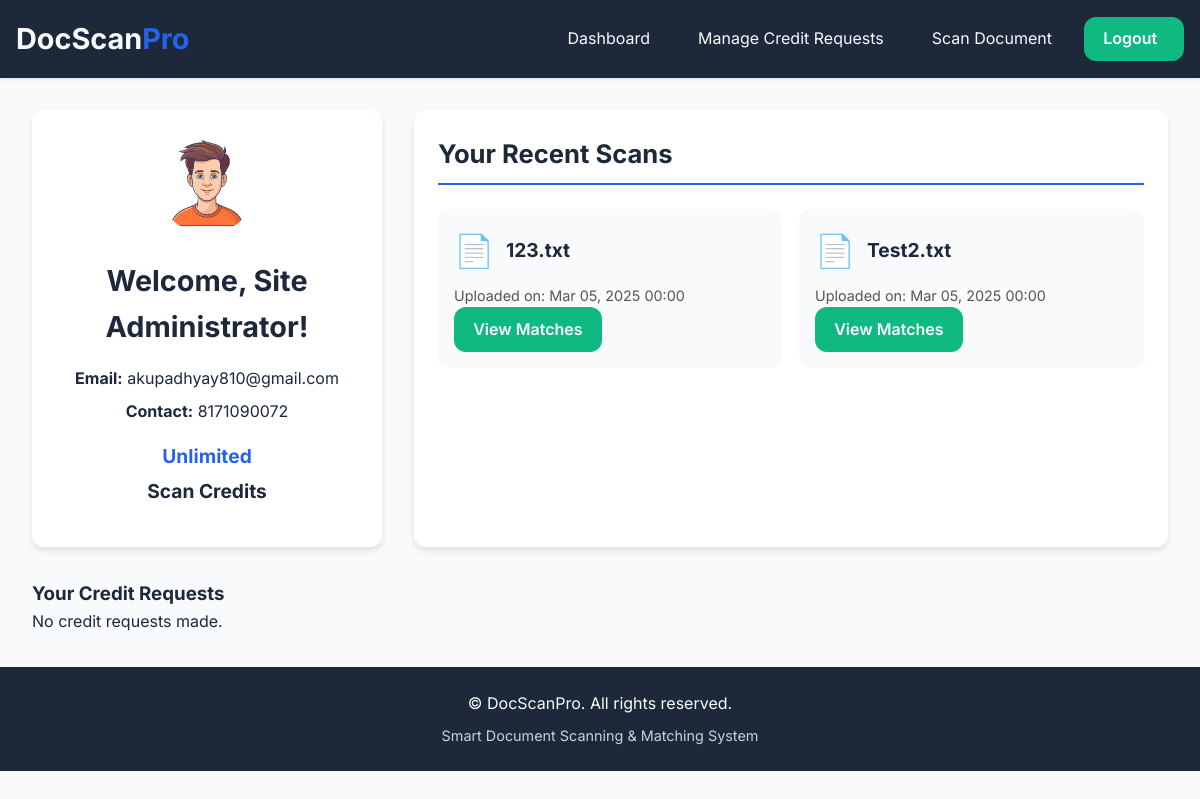
The page /profile (signed in) on the database as committed earlier.
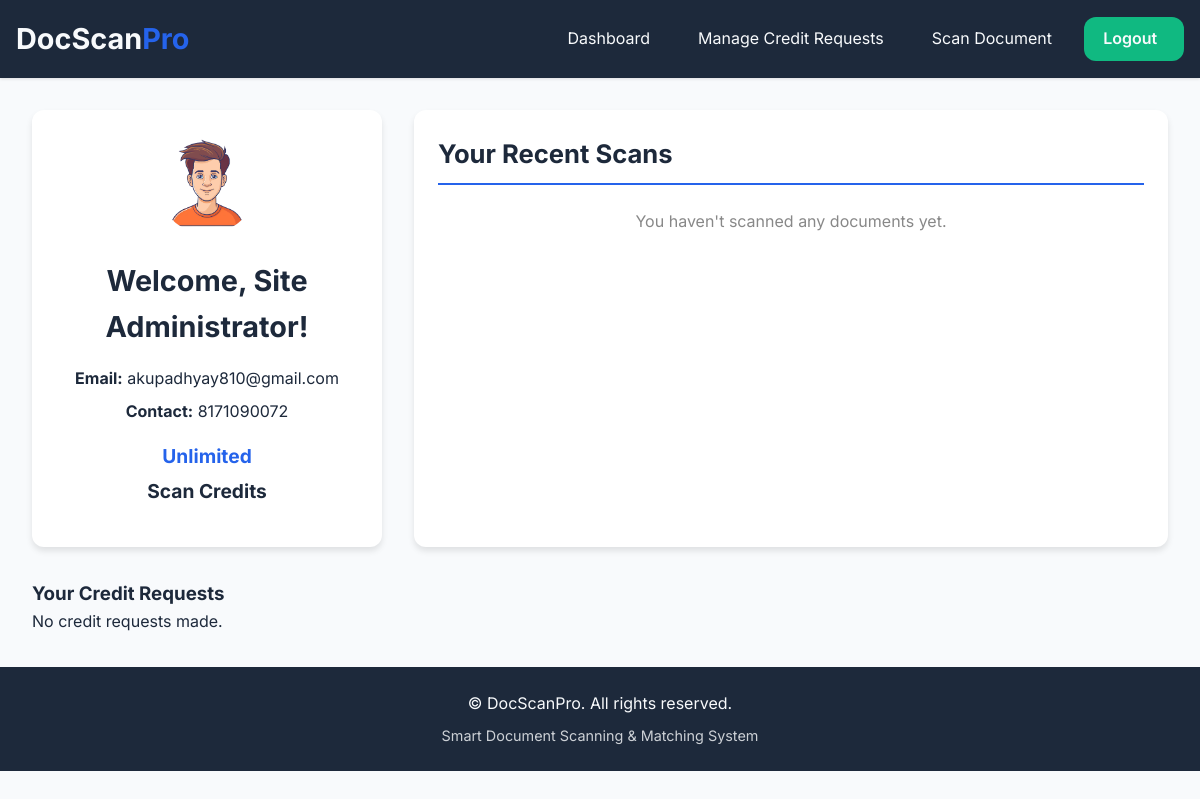
The same page on the database as committed later.
### tables this page shows
CREATE TABLE documents (
            id INTEGER PRIMARY KEY AUTOINCREMENT,
            user_id INTEGER NOT NULL,
            filename TEXT NOT NULL,
            original_filename TEXT,
            content TEXT NOT NULL,
            upload_date DATETIME DEFAULT CURRENT_TIMESTAMP,
            FOREIGN KEY (user_id) REFERENCES users (id) ON DELETE CASCADE
        );

### blueprints/documents.py (the view)
@doc_bp.route('/profile')
def profile():
    if 'user_id' not in session:
        flash('Please log in to access your profile.', 'error')
        return redirect('/auth/login')
    conn = get_db_connection()
    cursor = conn.cursor()
    cursor.execute('SELECT * FROM users WHERE id = ?', (session['user_id'],))
    user = cursor.fetchone()
    cursor.execute('SELECT * FROM documents WHERE user_id = ? ORDER BY upload_date DESC', (session['user_id'],))
    documents = cursor.fetchall()
    cursor.execute('SELECT * FROM credit_requests WHERE user_id = ? ORDER BY request_date DESC', (session['user_id'],))
    credit_requests = cursor.fetchall()
    conn.close()
    return render_template('profile.html', user=user, documents=documents, credit_requests=credit_requests)

### app.py (called while the page is built)
@app.template_filter('file_icon')
def file_icon_filter(filename):
    ext = filename.split('.')[-1].lower()
    icons = {
        'txt': '📄', 'csv': '📊', 'doc': '📑', 'docx': '📑', 'pdf': '📘'
    }
    return icons.get(ext, '📁')

@app.template_filter('datetimeformat')
def datetime_format(value, format='%b %d, %Y %H:%M'):
    if not value:
        return ""
    if isinstance(value, str):
        try:
            value = datetime.fromisoformat(value)
        except Exception:
            return value
    return value.strftime(format)

@app.after_request
def add_security_headers(response):
    response.headers['Strict-Transport-Security'] = 'max-age=31536000; includeSubDomains'
    response.headers['X-Content-Type-Options'] = 'nosniff'
    response.headers['X-Frame-Options'] = 'DENY'
    response.headers['X-XSS-Protection'] = '1; mode=block'
    response.headers['Content-Security-Policy'] = "default-src 'self' 'unsafe-inline' https://fonts.googleapis.com https://fonts.gstatic.com"
    return response

### blueprints/documents.py (called while the page is built)
def get_db_connection():
    conn = sqlite3.connect('database.db')
    conn.row_factory = sqlite3.Row
    return conn

### templates/profile.html (shortened to what this page needs)
{% extends "base.html" %}
{% block content %}
<div class="profile-dashboard fade-in">
  <div class="user-card card">
    <div class="user-header">
      {% if user.gender == 'male' %}
        <img src="{{ url_for('static', filename='maleAvtar.png') }}" alt="Male Avatar" class="avatar">
      {% elif user.gender == 'female' %}
        <img src="{{ url_for('static', filename='femaleAvtar.png') }}" alt="Female Avatar" class="avatar">
      {% else %}
        <img src="{{ url_for('static', filename='others.png') }}" alt="Default Avatar" class="avatar">
      {% endif %}
      <h2>Welcome, {{ user.name }}!</h2>
    </div>
    <div class="user-details">
      <p><strong>Email:</strong> {{ user.email }}</p>
      <p><strong>Contact:</strong> {{ user.contact }}</p>
      <div class="credit-info">
        {% if session.role == 'admin' %}
          <span class="credit-number">Unlimited</span>
          <span class="credit-text">Scan Credits</span>
        {% else %}
          <span class="credit-number">{{ user.credits }}</span>
          <span class="credit-text">Scan Credits</span>
        {% endif %}
      </div>
    </div>
  </div>
  <div class="scans-card card">
    <h3>Your Recent Scans</h3>
    {% if documents %}
      <div class="scans-grid">
        {% for doc in documents %}
          <div class="scan-item">
            <div class="scan-header">
              <span class="file-icon">{{ doc.filename|file_icon }}</span>
              <h4>{{ (doc.original_filename or doc.filename)|truncate(25) }}</h4>
            </div>
            <div class="scan-meta">
              <p>Uploaded on: {{ doc.upload_date|datetimeformat }}</p>
              <a href="/matches/{{ doc.id }}" class="btn btn-secondary">View Matches</a>
            </div>
          </div>
        {% endfor %}
      </div>
    {% else %}
      <div class="no-scans">
        <p>You haven't scanned any documents yet.</p>
      </div>
    {% endif %}
  </div>
  <div class="requests-card card">
    <h3>Your Credit Requests</h3>
    {% if credit_requests %}
      <ul class="requests-list">
        {% for req in credit_requests %}
          <li>
            Requested <strong>{{ req.requested_credits }}</strong> credits on
            {{ req.request_date|datetimeformat }} — Status: <em>{{ req.status }}</em>
          </li>
        {% endfor %}
      </ul>
    {% else %}
      <p>No credit requests made.</p>
    {% endif %}
  </div>
</div>
{% endblock %}

Rows that differ between the two databases and show on the page:
no longer on this page (row edited): documents: filename|file_icon "📄", filename "123.txt", upload_date "Mar 05, 2025 00:00"
no longer on this page (row edited): documents: filename|file_icon "📄", filename "Test2.txt", upload_date "Mar 05, 2025 00:00"
Other text that changed with them:
text now shown: "You haven't scanned any documents yet."
